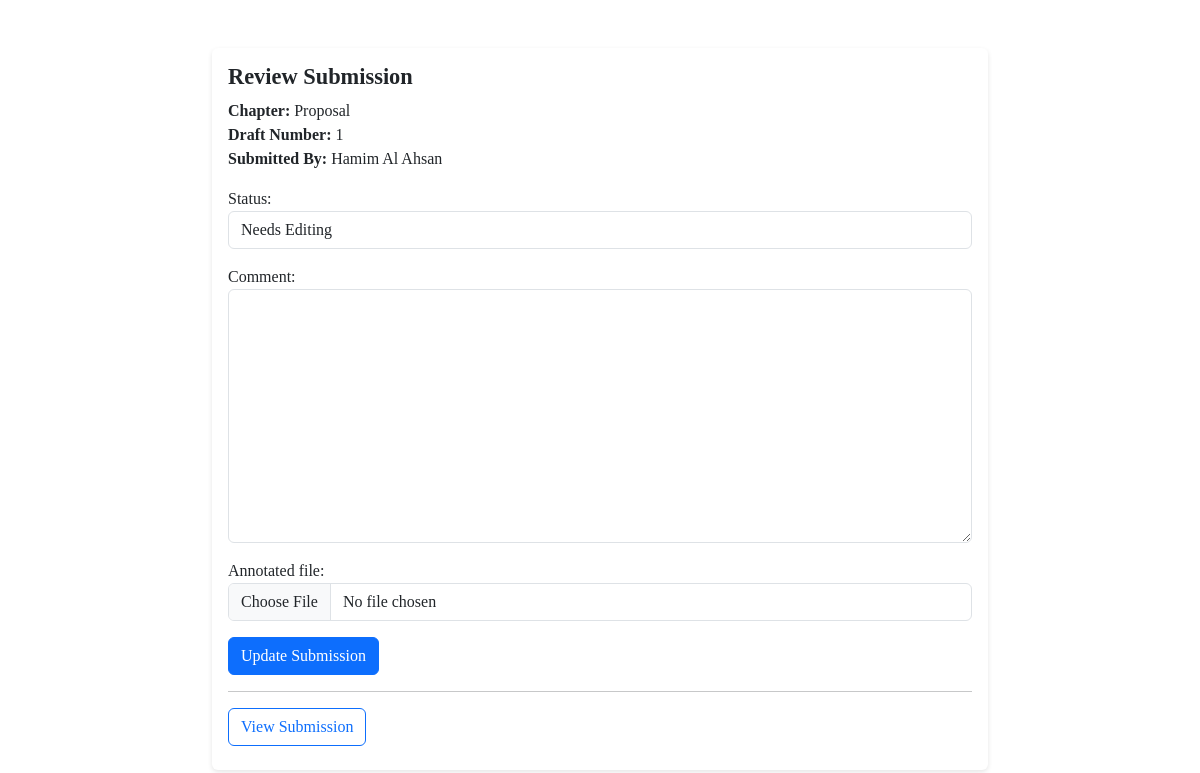
Page /workspace/submission/6/review/ (signed in) on the earlier database version.
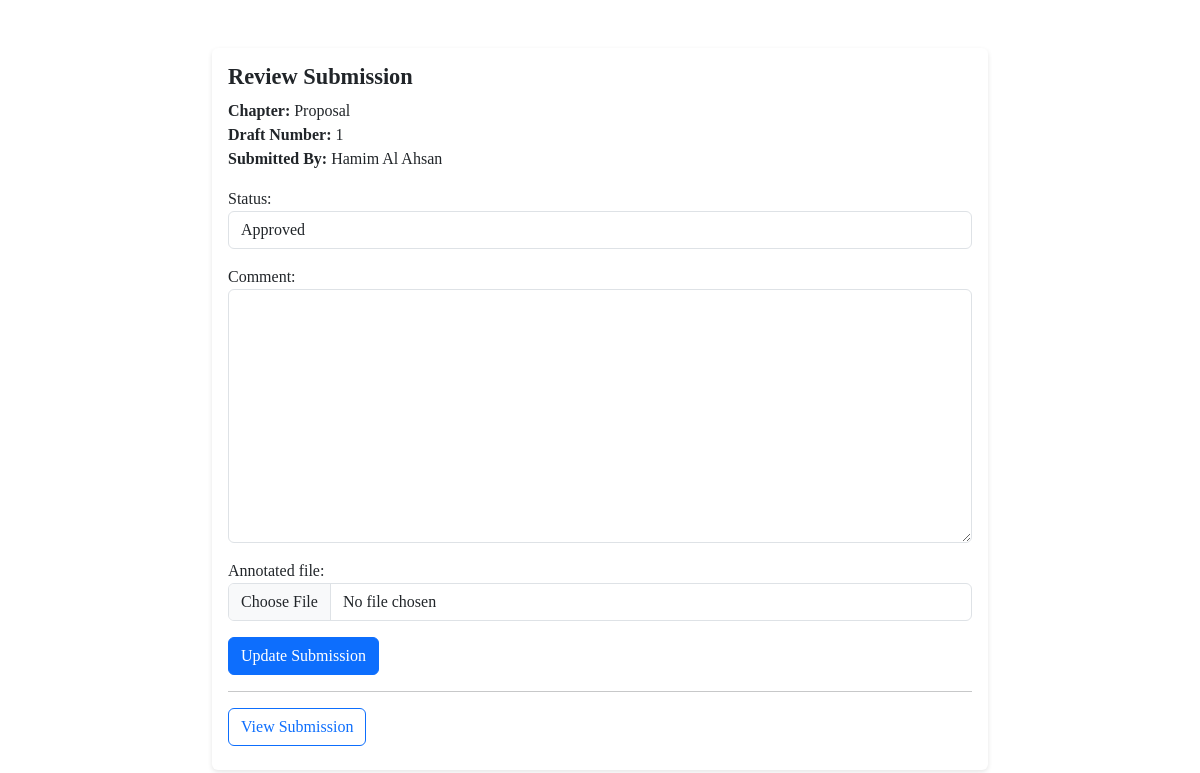
Same page on the later database version.
### workspace/models.py (models this page shows, shortened)
class Submission(models.Model):
    STATUS_CHOICES = [
        ('pending', 'Pending'),
        ('approved', 'Approved'),
        ('needs_editing', 'Needs Editing'),
    ]
    chapter = models.ForeignKey(Chapter, on_delete=models.CASCADE, related_name='submissions')
    student = models.ForeignKey(settings.AUTH_USER_MODEL, on_delete=models.CASCADE)
    draft_number = models.PositiveIntegerField()
    file = models.FileField(upload_to='workspace_submissions/')
    submission_date = models.DateTimeField(default=timezone.now)
    status = models.CharField(max_length=20, choices=STATUS_CHOICES, default='pending')
    annotated_file = models.FileField(upload_to='workspace_annotations/', null=True, blank=True)
    comment = models.TextField(blank=True)

class Chapter(models.Model):
    workspace = models.ForeignKey(Workspace, on_delete=models.CASCADE, related_name='chapters')
    date_added = models.DateTimeField(default=timezone.now)
    chapter_name = models.CharField(max_length=200)
    deadline = models.DateTimeField()

### users/models.py (models this page shows, shortened)
class User(AbstractUser, PermissionsMixin):
    USER_TYPE_CHOICES = [
        ('student', 'Student'),
        ('mentor', 'Mentor'),
    ]
    user_type = models.CharField(
        max_length=10,
        choices=USER_TYPE_CHOICES,
        default='student',
        help_text="Set the user as Student or mentor."
    )
    objects = UserManager()
    username = models.CharField(
        _("username"),
        max_length=150,
        unique=True,
        help_text=_(
            "Required. 150 characters or fewer. Letters, digits and @/./+/-/_ only."
        ),
        validators=[
            UnicodeUsernameValidator()
        ],
        error_messages={
            "unique": _("A user with that username already exists."),
        },
        default='default_user'
    )
    password_changed = models.BooleanField(default=False)
    first_name = models.CharField(_("first name"), max_length=150, blank=True)
    last_name = models.CharField(_("last name"), max_length=150, blank=True)
    email = models.EmailField(_("email address"), blank=True, unique=True) # Email Field added

### workspace/views.py (the view)
# urls.py: path('submission/<int:submission_id>/review/', review_submission, name='review_submission'),
@login_required
def review_submission(request, submission_id):
    submission = get_object_or_404(Submission, id=submission_id)
    workspace = submission.chapter.workspace
    if workspace.mentor != request.user and not request.user.is_superuser:
        raise Http404("You do not have permission to view this page")
    if request.method == 'POST':
        review_form = SubmissionReviewForm(request.POST, request.FILES, instance=submission)
        if review_form.is_valid():
            review_form.save()
            return redirect('workspace_view', student_id=workspace.student.id)
    else:
        review_form = SubmissionReviewForm(instance=submission)
    return render(request, 'workspace/review_submission.html', {'review_form': review_form, 'submission': submission})

### workspace/forms.py
class SubmissionReviewForm(forms.ModelForm):
    class Meta:
        model = Submission
        fields = ['status', 'comment', 'annotated_file']
    def __init__(self, *args, **kwargs):
        super(SubmissionReviewForm, self).__init__(*args, **kwargs)
        self.fields['status'].widget.attrs.update({'class': 'form-control'})
        self.fields['comment'].widget.attrs.update({'class': 'form-control'})
        self.fields['annotated_file'].widget.attrs.update({'class': 'form-control'})

### workspace/templates/workspace/review_submission.html (shortened to what this page needs)
<!DOCTYPE html>
<html lang="en">
<head>
    <link href="https://cdn.jsdelivr.net/npm/bootstrap@5.3.2/dist/css/bootstrap.min.css" rel="stylesheet">
</head>
<body>
    <div class="container mt-5">
        <div class="card">
            <div class="card-body">
                <h5 class="card-title">Review Submission</h5>
                <p class="submission-details">
                    <strong>Chapter:</strong> {{ submission.chapter.chapter_name }}<br>
                    <strong>Draft Number:</strong> {{ submission.draft_number }}<br>
                    <strong>Submitted By:</strong> {{ submission.student.first_name }} {{ submission.student.last_name }}
                </p>
                <form method="post" enctype="multipart/form-data">
                    {{ review_form.as_p }}
                    <button type="submit" class="btn btn-primary">Update Submission</button>
                </form>
                <hr>
                <div class="mt-3">
                    <a href="{{ submission.file.url }}" target="_blank" class="btn btn-outline-primary mb-2">View Submission</a>
                </div>
            </div>
        </div>
    </div>
</body>
</html>

Differences in the rows shown:
changed Submission "Proposal": status "Needs Editing" → "Approved"
